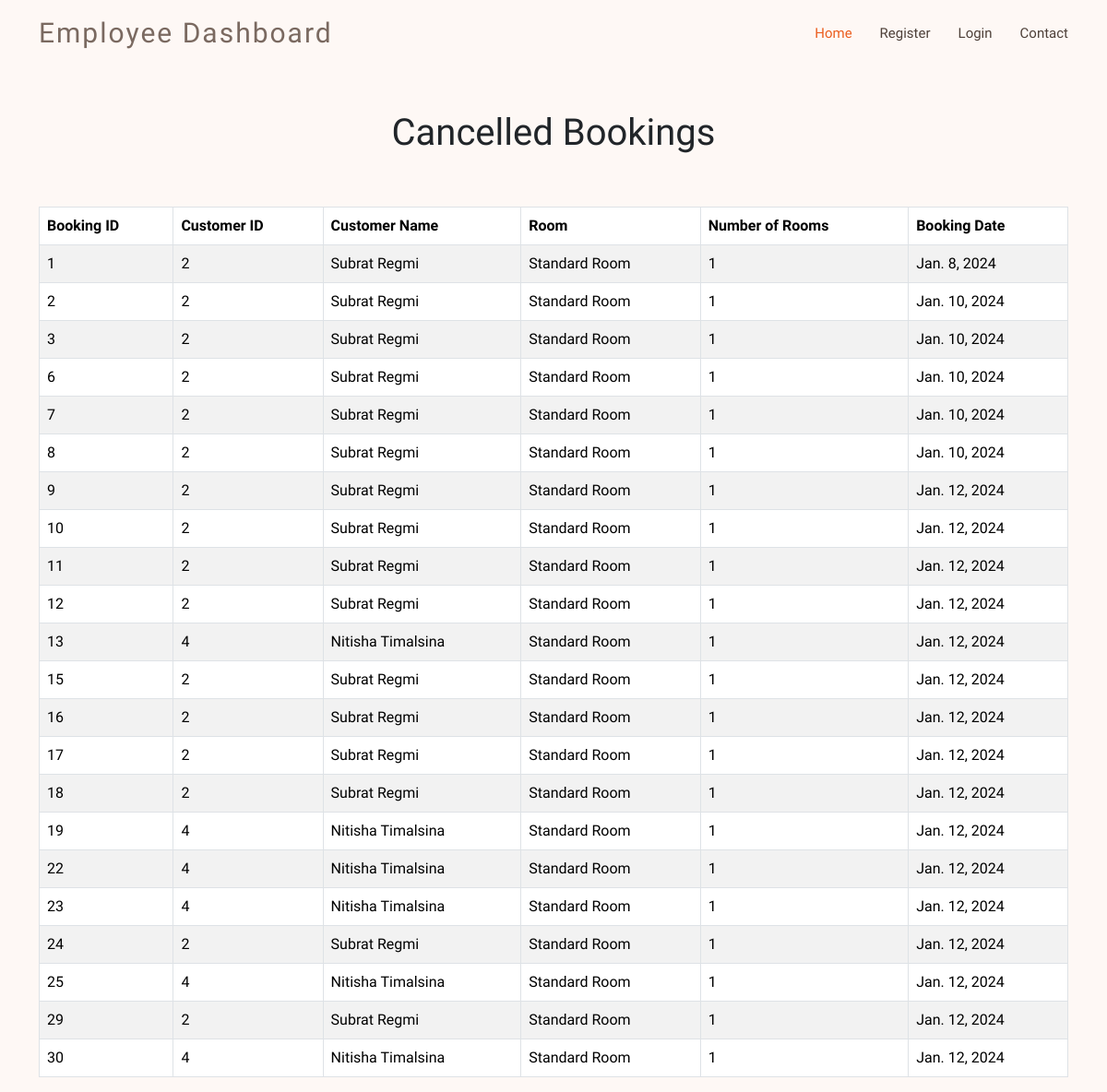
The app's page /employee/cancelled_bookings/ (signed in) with its own data.
### shared/models.py (models this page shows, shortened)
class Booking(models.Model):
    MealPlan = (
        ('Not Selected', 'None'),
        ('Meal Plan 1', 'Dinner'),
        ('Meal Plan 2', 'Dinner and Breakfast'),
        ('Meal Plan 3', 'Dinner, Breakfast, and Lunch'),
    )
    Branch = (
        ('Branch 1', 'Portugal'),
        ('Branch 2', 'Barcelona'),
        ('Branch 3', 'Lisbon'),
        ('Branch 4', 'Seville'),
        ('Branch 5', 'Valencia'),
    )
    CheckedInStatus = (
        ('True','Checked In'),
        ('False','Not Checked In'),
    )
    room = models.ForeignKey(Room, on_delete=models.CASCADE)
    customer = models.ForeignKey(CustomUser, on_delete=models.CASCADE)
    no_of_rooms = models.PositiveIntegerField(default=1)
    no_of_adults = models.PositiveIntegerField(default = 1)
    no_of_children = models.IntegerField(default = 0)
    checkin_date = models.DateField(default = datetime.now().date())
    checkin_month = models.IntegerField(null = True)
    checkin_day = models.IntegerField(null = True)
    checkout_date = models.DateField(default = datetime.now().date() + timedelta(days=1))
    booking_date = models.DateField(default = datetime.now().date())
    no_of_days = models.IntegerField(blank = True, null = True)
    weeknights = models.IntegerField(null = True)
    weekend_nights = models.IntegerField(null = True)
    lead_time = models.IntegerField(blank = True, null = True)
    meal_plan = models.CharField(max_length=255, choices = MealPlan, default = 'None')
    car_parking = models.BooleanField(default = False)
    branch = models.CharField(max_length=255, choices=Branch, default ='Branch 1')
    children_meal = models.BooleanField(default = False, null = True)
    city_map = models.BooleanField(default = False, null = True)
    tour_guide = models.BooleanField(default = False, null = True)
    airport_pickup = models.BooleanField(default = False, null = True)
    wheelchair = models.BooleanField(default = False, null = True)
    no_of_special_requests = models.IntegerField(null = True)
    dynamic_price = models.DecimalField(max_digits = 10, decimal_places = 2, null = True)
    status = models.BooleanField(null = True)
    advance = models.DecimalField(max_digits = 10, decimal_places = 2, null = True)
    processed = models.BooleanField(default = False)
    paid = models.BooleanField(default = False)
    checked_in_status = models.BooleanField(default = None, null = True)
    prediction_status = models.BooleanField(default = None, null = True)
    stripe_checkout_id = models.CharField(max_length = 500, null = True)

class CustomUser(AbstractUser):
    email = models.EmailField(unique=True)
    username = models.CharField(max_length=255, unique = True)
    fullname = models.CharField(max_length=255)
    phone_number = models.CharField(max_length=15, blank=True, null=True, validators=[RegexValidator(regex=r'^\d+$', message='Phone number must contain only digits.')])
    is_customer = models.BooleanField(default=False)
    is_employee = models.BooleanField(default=False)
    repeated_guest = models.BooleanField(null  = True, default = False)
    previous_bookings_not_cancelled = models.IntegerField(default=0)
    previous_bookings_cancelled = models.IntegerField(default=0)
    objects = CustomUserManager()
    USERNAME_FIELD = 'email'
    REQUIRED_FIELDS = ['username', 'fullname']

class Room(models.Model):
    name = models.CharField(max_length=50)
    price = models.DecimalField(max_digits=5, default = 0, decimal_places=2)
    description = models.CharField(max_length=250, blank = True, null = True)
    image = models.ImageField(upload_to = 'uploads/rooms', null=True)
    max_capacity = models.PositiveIntegerField(null = True)

### employee/views.py (the view)
# urls.py: path('cancelled_bookings/', views.cancelled_bookings, name = 'cancelled_bookings'),
@login_required(login_url="login_emp")
def cancelled_bookings(request):
    bookings = Booking.objects.filter(status = False)
    return render(request, 'employee/cancelled_bookings.html', {'bookings':bookings})

### employee/templates/employee/cancelled_bookings.html
{% extends "employee/base_emp.html" %}
{% block content %}
<div class = 'container'>
    <br/><br/>
    <h1 class = 'col text-center'>Cancelled Bookings</h1>
    <br/><br/>
    {% if bookings %}
    <table class="table table-striped table-bordered">
    <thead>
      <tr>
        <th scope="col">Booking ID</th>
        <th scope ="col">Customer ID</th>
        <th scope ="col">Customer Name</th>
        <th scope="col">Room</th>
        <th scope="col">Number of Rooms</th>
        <th scope="col">Booking Date</th>
      </tr>
    </thead>
    <tbody>
        {% for booking in  bookings  %}
      <tr>
        <td>{{booking.id}}</a></td>
        <td>{{booking.customer.id}}</td>
        <td>{{booking.customer.fullname}}</td>
        <td>{{booking.room.name}}</td>
        <td>{{booking.no_of_rooms}}</td>
        <td>{{booking.booking_date}}</td>
      </tr>
      {% endfor %}
    </tbody>
  </table>
  {% else %}
  <div class = 'col-md-4 offset-md-5'>
  <h3 class = 'text-danger'><Strong>No Bookings Found!!</Strong></h3><br/>
  </div>
  {% endif %}
</div>
</div>
{% endblock content %}

### static/customer/css/style.css (style rules this page uses)
body { font-family: "Open Sans", sans-serif; color: #212529; background: #fef8f5; }
h1, h2, h3, h4, h5, h6, .font-primary { font-family: "Raleway", sans-serif; }

### records on screen
Booking: id "1", customer.id "2", customer.fullname "Subrat Regmi", room.name "Standard Room", no_of_rooms "1", booking_date "Jan. 8, 2024"
Booking: id "2", customer.id "2", customer.fullname "Subrat Regmi", room.name "Standard Room", no_of_rooms "1", booking_date "Jan. 10, 2024"
Booking: id "3", customer.id "2", customer.fullname "Subrat Regmi", room.name "Standard Room", no_of_rooms "1", booking_date "Jan. 10, 2024"
Booking: id "6", customer.id "2", customer.fullname "Subrat Regmi", room.name "Standard Room", no_of_rooms "1", booking_date "Jan. 10, 2024"
Booking: id "7", customer.id "2", customer.fullname "Subrat Regmi", room.name "Standard Room", no_of_rooms "1", booking_date "Jan. 10, 2024"
Booking: id "8", customer.id "2", customer.fullname "Subrat Regmi", room.name "Standard Room", no_of_rooms "1", booking_date "Jan. 10, 2024"
Booking: id "9", customer.id "2", customer.fullname "Subrat Regmi", room.name "Standard Room", no_of_rooms "1", booking_date "Jan. 12, 2024"
Booking: id "10", customer.id "2", customer.fullname "Subrat Regmi", room.name "Standard Room", no_of_rooms "1", booking_date "Jan. 12, 2024"
Booking: id "11", customer.id "2", customer.fullname "Subrat Regmi", room.name "Standard Room", no_of_rooms "1", booking_date "Jan. 12, 2024"
Booking: id "12", customer.id "2", customer.fullname "Subrat Regmi", room.name "Standard Room", no_of_rooms "1", booking_date "Jan. 12, 2024"
Booking: id "13", customer.id "4", customer.fullname "Nitisha Timalsina", room.name "Standard Room", no_of_rooms "1", booking_date "Jan. 12, 2024"
Booking: id "15", customer.id "2", customer.fullname "Subrat Regmi", room.name "Standard Room", no_of_rooms "1", booking_date "Jan. 12, 2024"
Booking: id "16", customer.id "2", customer.fullname "Subrat Regmi", room.name "Standard Room", no_of_rooms "1", booking_date "Jan. 12, 2024"
Booking: id "17", customer.id "2", customer.fullname "Subrat Regmi", room.name "Standard Room", no_of_rooms "1", booking_date "Jan. 12, 2024"
Booking: id "18", customer.id "2", customer.fullname "Subrat Regmi", room.name "Standard Room", no_of_rooms "1", booking_date "Jan. 12, 2024"
Booking: id "19", customer.id "4", customer.fullname "Nitisha Timalsina", room.name "Standard Room", no_of_rooms "1", booking_date "Jan. 12, 2024"
Booking: id "22", customer.id "4", customer.fullname "Nitisha Timalsina", room.name "Standard Room", no_of_rooms "1", booking_date "Jan. 12, 2024"
Booking: id "23", customer.id "4", customer.fullname "Nitisha Timalsina", room.name "Standard Room", no_of_rooms "1", booking_date "Jan. 12, 2024"
Booking: id "24", customer.id "2", customer.fullname "Subrat Regmi", room.name "Standard Room", no_of_rooms "1", booking_date "Jan. 12, 2024"
Booking: id "25", customer.id "4", customer.fullname "Nitisha Timalsina", room.name "Standard Room", no_of_rooms "1", booking_date "Jan. 12, 2024"
Booking: id "29", customer.id "2", customer.fullname "Subrat Regmi", room.name "Standard Room", no_of_rooms "1", booking_date "Jan. 12, 2024"
Booking: id "30", customer.id "4", customer.fullname "Nitisha Timalsina", room.name "Standard Room", no_of_rooms "1", booking_date "Jan. 12, 2024"
